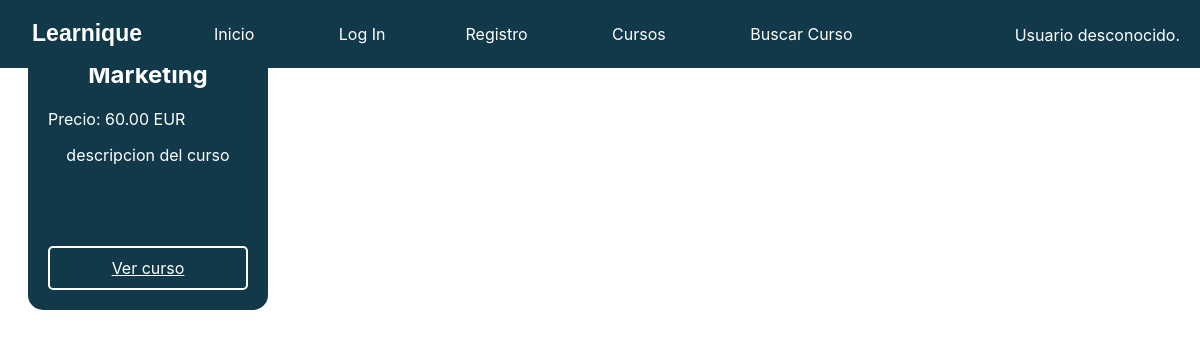
/cursos.php, run on an earlier commit of the app's database.
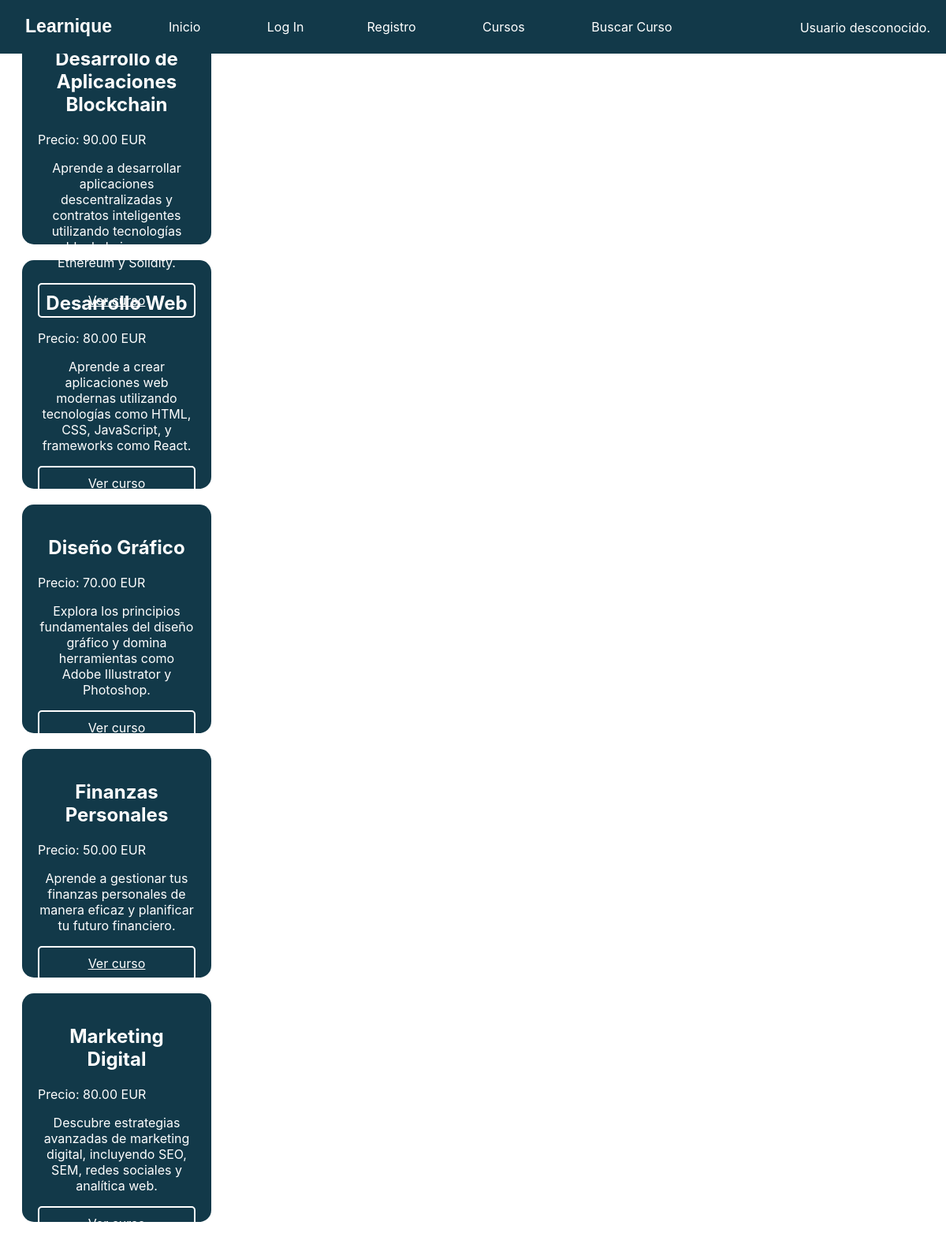
And on a later commit of the database.
### tables this page shows
CREATE TABLE IF NOT EXISTS Curso (
    nombre_curso VARCHAR(100) ,
    descripcion TEXT NOT NULL,
    profesor_id INT NOT NULL,
    fecha_creacion timestamp NOT NULL,
    duracion VARCHAR(50) NOT NULL,
    nivel_dificultad ENUM('Principiante', 'Intermedio', 'Avanzado') NOT NULL,
    categoria VARCHAR(100) NOT NULL,
    requisitos_previos TEXT,
    precio DECIMAL(10, 2),
    estado_curso ENUM('Activo', 'Inactivo', 'En desarrollo') NOT NULL,
    primary key (nombre_curso),
    foreign key (profesor_id) references profesor(id)

);

### cursos.php (called while the page is built, shortened)
<?php
require_once __DIR__.'/includes/Curso.php';
require_once __DIR__.'/includes/config.php';
$conn = Aplicacion::getInstance()->getConexionBd();
$query = "SELECT * FROM Curso";
$result = $conn->query($query);
if ($result && $result->num_rows > 0) {
    $contenidoPrincipal = <<<EOS
    <div id="contenedor-cursos">
    EOS;
    while ($row = $result->fetch_assoc()) {
        $curso = new Curso(
            $row['nombre_curso'],
            $row['precio'],
            $row['descripcion'],
            $row['duracion'],
            $row['categoria'],
            $row['nivel_dificultad']
        );
        $contenidoPrincipal .= $curso->toBox();
    }
    $contenidoPrincipal .= '</div>';
} else {
    $contenidoPrincipal = '<p>No hay cursos disponibles en este momento.</p>';
}
include 'includes/vistas/plantillas/plantilla.php';
?>

### includes/config.php (called while the page is built, shortened)
<?php
spl_autoload_register(function ($class_name) {
    $prefix = 'es\\ucm\\fdi\\aw\\';
    $base_dir = __DIR__.'/';
    $len = strlen($prefix);
    $relative_class = substr($class_name, $len);
    $file = $base_dir . str_replace('\\', '/', $relative_class) . '.php';
});

### includes/Curso.php (the view, shortened to what this page needs)
<?php
class Curso {
    private $precio;
    private $nombre_curso;
    private $descripcion;
    public function __construct($nombre, $precio, $descripcion, $duracion, $categoria, $nivel_dificultad) {
        $this->nombre_curso = $nombre;
        $this->precio = $precio;
        $this->descripcion = $descripcion;
    }
    public function getNombre() {
        return $this->nombre_curso;
    }
    public function getPrecio() {
        return $this->precio;
    }
    public function getDescripcion() {
        return $this->descripcion;
    }
    public function toBox() {
        $nombre = htmlspecialchars($this->getNombre());
        $precio = htmlspecialchars($this->getPrecio());
        $descripcion = htmlspecialchars($this->getDescripcion());
        echo "<div class='box-cursos'>";
        echo "<h2 class='nombre-cursos'>$nombre</h2>";
        echo "<div class='precio-cursos'>Precio: $precio EUR</div>";
        echo "<p class='descripcion-cursos'>$descripcion</p>";
        echo "<a href='curso.php?nombre_curso=$nombre' class='button-cursos'>Ver curso</a>";
        echo "</div>";
    }
}

### includes/vistas/plantillas/plantilla.php (shortened to what this page needs)
<!DOCTYPE html>
<html lang='es'>
<head>
	<link rel="stylesheet" href="<?= RUTA_CSS ?>/style.css">
</head>
<body>
<div id="contenedor">
<?php
require "includes/vistas/comun/topbar.php";
?>
</div>
</body>
</html>

### includes/vistas/comun/topbar.php (shortened to what this page needs)
<header class="topbar">
    <div class="topbar-name">
        <a href="#" class="topbar-name">Learnique</a>
    </div>
    <div class="topbar-items">
        <a href="index.php" class="topbar-item">Inicio</a>
        <?php
        if (!isset($_SESSION["login"]) || $_SESSION["login"] !== true) {
            echo "<a href='login.php' class='topbar-item'>Log In</a>";
            echo "<a href='registro.php' class='topbar-item'>Registro</a>";
        }
        ?>
        <a href="cursos.php" class="topbar-item">Cursos</a>
        <a href="buscar_cursos.php" class="topbar-item">Buscar Curso</a>
    </div>
    <?php
    if (!function_exists('mostrarSaludo')) {
        function mostrarSaludo() {
            $saludos = [
                es\ucm\fdi\aw\Usuario::ADMIN_ROLE => "Administrador",
                es\ucm\fdi\aw\Usuario::ESTUDIANTE_ROLE => "Estudiante",
                es\ucm\fdi\aw\Usuario::PROFESOR_ROLE => "Profesor"
            ];
            if (isset($_SESSION['login']) && ($_SESSION['login'] === true)) {
                $tipo_usuario = $_SESSION['tipo_usuario'];
                $nombre = $_SESSION['nombre'];
                $saludo = $saludos[$tipo_usuario] ?? "Usuario desconocido";
                return "Bienvenido, $saludo $nombre <a href='logout.php' class='salir-topbar'>(salir)</a>";
            } else {
                return "Usuario desconocido.";
            }
        }
    }
    ?>
    <div class="saludo-topbar"><?= mostrarSaludo(); ?></div>
</header>

### CSS/style.css (style rules this page uses)
html { font-family: 'Inter', Arial, sans-serif; background-color: white; padding: 0; color: #123949; }
.topbar { background-color: #123949; overflow: hidden; display: flex; width: 100vw; left: 0; right: 0; top: 0; position:fixed; }
.topbar-item { display:inline-grid; color: white; text-align: center; padding: 24px 40px; text-decoration: none; }
.topbar-name { float: left; display: block; color: white; text-align: center; padding: 10px 16px; text-decoration: none; font-family: sans-serif; font-weight: bolder; font-size:larger; text-align: center; }
.saludo-topbar { color: white; margin-left: auto; margin-right: 20px; text-align: right; margin-top: 25px; }
p { font-size: large; }
h2 { font-size: 3em; }
.box-cursos { background-color: #123949; color: white; width: 200px; height: 250px; padding: 20px; margin: 20px; border-radius: 15px; flex: 0 0 auto; text-align: center; display: flex; flex-direction: column; justify-content: space-between; }
.nombre-cursos { font-size: 1.5rem; }
.precio-cursos { text-align: left; }
.descripcion-cursos { font-size: 1rem; text-align: center; }
.button-cursos { color: white; margin-top: auto; display: inline-block; padding: 10px; border: 2px solid white; border-radius: 5px; transition: all 0.3s ease; }

What changed in the data, as far as the page shows it:
removed curso: nombre_curso "Marketing", precio "60.00", descripcion "descripcion del curso"
added curso: nombre_curso "Desarrollo de Aplicaciones Blockchain", precio "90.00", descripcion "Aprende a desarrollar aplicaciones descentralizadas y contratos inteligentes utilizando tecnologías blockchain como Ethereum y Solidity."
added curso: nombre_curso "Desarrollo Web", precio "80.00", descripcion "Aprende a crear aplicaciones web modernas utilizando tecnologías como HTML, CSS, JavaScript, y frameworks como React."
added curso: nombre_curso "Diseño Gráfico", precio "70.00", descripcion "Explora los principios fundamentales del diseño gráfico y domina herramientas como Adobe Illustrator y Photoshop."
added curso: nombre_curso "Finanzas Personales", precio "50.00", descripcion "Aprende a gestionar tus finanzas personales de manera eficaz y planificar tu futuro financiero."
added curso: nombre_curso "Marketing Digital", precio "80.00", descripcion "Descubre estrategias avanzadas de marketing digital, incluyendo SEO, SEM, redes sociales y analítica web."
Also different on the page:
text no longer shown: "Precio: EUR Ver curso"
text now shown: "Precio: Precio: Precio: Precio: Precio: EUR EUR EUR EUR EUR Ver curso Ver curso Ver curso Ver curso Ver curso"
